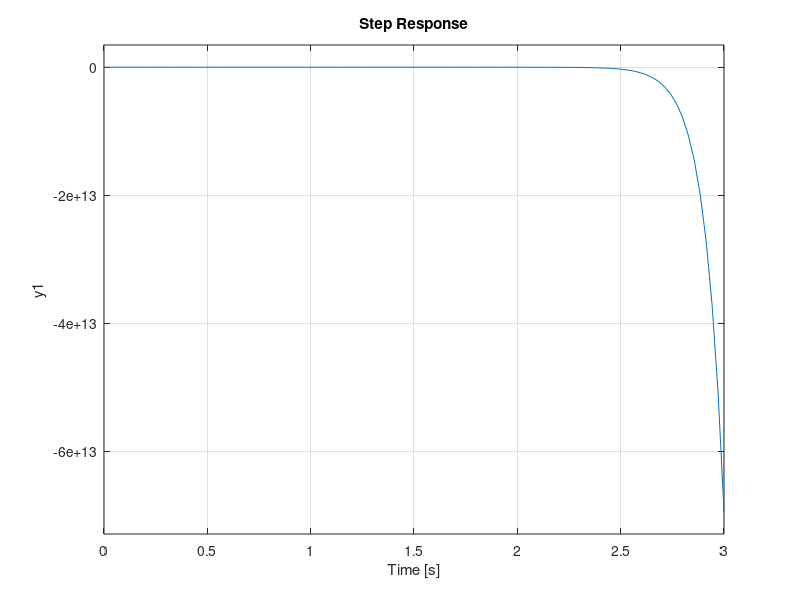

MATLAB code to generate this figure: (Note: this script raises an error after producing the figure.)
%%limpiar espacio de trabajo
clear 
clc
close all
hold on

%% definicion del espacio de estados
%definicion de las constantes
% b=6
% k=3
% m=2

%%definicion de los puntos de opracion
% xb=1
% fab=abs(xb)*xb+k*xb
%definicion de matrices
A=[-6,2,0;4,0,7;-10,1,11]
B=[5;0;1]
C=[1,2,1]
Co=[1,0,0]
D=[0]

%% determinar y graficar funcion de transferencia
[n,d] = ss2tf(A,B,C,D)
ft=tf(n,d)
% step(fab*ft)
step(ft)
info = stepinfo(ft,'SettlingTimeThreshold',0.02)
% tsp=info.SettlingTime
tsp=10
%% definicion de las caracteristicas del controlador
zd=1.3  %zita deseado de la planta 
zdo=1
tsd=0.95*tsp
tsdo=(1/5)*tsd
%%ecuentra el wn
if zd<=1 %sub y criticamente
wnd=4/(3*tsd) 
end
if zd>1 %sobre
wnd=4/(tsd*(zd-sqrt(zd^2-1)))    
end
%%ecuentra el wndo
if zdo<=1 %sub y criticamente
wndo=4/(3*tsdo) %ya que el zita es usualmente 1
end
if zdo>1 %sobre
wndo=4/(tsd*(zdo-sqrt(zdo^2-1)))    
end

%% matriz de observabilidad del sistema
%determinar si es observable y controlable
M=matM(A)
S=matS(A,B)
T=S*M
dT=det(T)
V=matV(A,C)
Q=inv(M*V)
dQ=det(Q)
%matrices
disp('=====empaquetar=======')
if dT ~= 0
disp('====Matriz de controlabilidad========')
[Ac,Bc,Cc,Tc,kc] = ctrbf(A,B,C)
%empaquetar
[Aec,Bec]=empesc(Ac,Bc,Cc)
[Arc,Brc]=empram(Ac,Bc,Cc)
[Apc,Bpc]=emppar(Ac,Bc,Cc)
end
if dQ ~= 0
disp('=====Matriz de observabilidad=======')
[Ao,Bo,Co,To,ko] = obsvf(A,B,C)
%empaquetar
[Aeo,Beo]=empesc(Ao,Bo,Co)
[Aro,Bro]=empram(Ao,Bo,Co)
[Apo,Bpo]=emppar(Ao,Bo,Co)
end
%% hallar las constantes
%%por si no quiero llevarlo a ningun sub espacio vectorial
[Ae,Be]=empesc(A,B,C)
[Ar,Br]=empram(A,B,C)
[Ap,Bp]=emppar(A,B,C)

%% controlador
l=length(Ap)
S=matS(Ap,Bp)
pold=vecPD(l,zd,wnd,5) 
polc=vecPC(Ap)

%ackerman
% phia=phiA(Apo,pold)
% inv(S)
% Kacker=double([zeros(1,length(Ap)-1),1]*inv(S)*phia)
ackMatlab= acker(Ap,Bp,roots(pold))
%segundo metodo 
vk=delK(Ap,pold,polc) 
T=S*matM(Ap)
ksm=vk*inv(T)

%asignacion de polos
syms k1 k2 ki1 ki2 ki3 s
[Ax,Bx,Cx]=matXp(A,B,C,[k1,k2,k3],[ki3,ki2,ki1])
ec=vpa(det(s*eye(length(Ax))-Ax))
ec=sym2poly(ec,s)
solE(ec,pold)

%% simulacion de servo 
[Ax,Bx,Cx]= matXp(A,B,C,[Kacker(1),Kacker(2)],[-Kacker(3),-Kacker(4),-Kacker(5)])
[n,d] = ss2tf(Ax,Bx,Cx,D)
ft=tf(n,d)
step(fab*ft)
info = stepinfo(ft,'SettlingTimeThreshold',0.02)
tsp=info.SettlingTime

% % observador
% V=matV(A,Co)
% polc=vecPC(A)
% pold=vecPD(A,zdo,wndo)
% %segundo metodo
% polc=vecPC(A) 
% vk=delKo(A,pold,polc) 
% Q=inv(matM(A)*V)
% ksmob=Q*vk 
% %ackerman
% phiA=phiA2(A,pold)
% Kackob=phiA*inv(V)*[zeros(length(A)-1,1);1]

